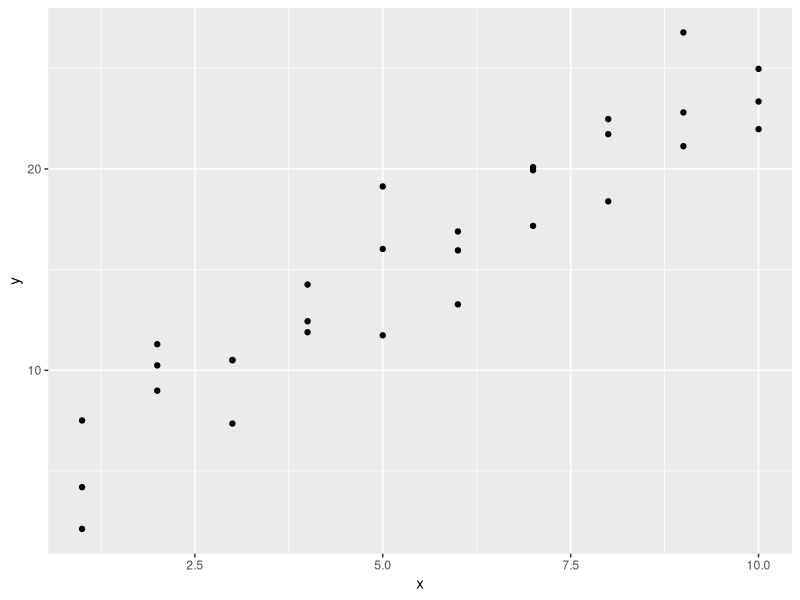
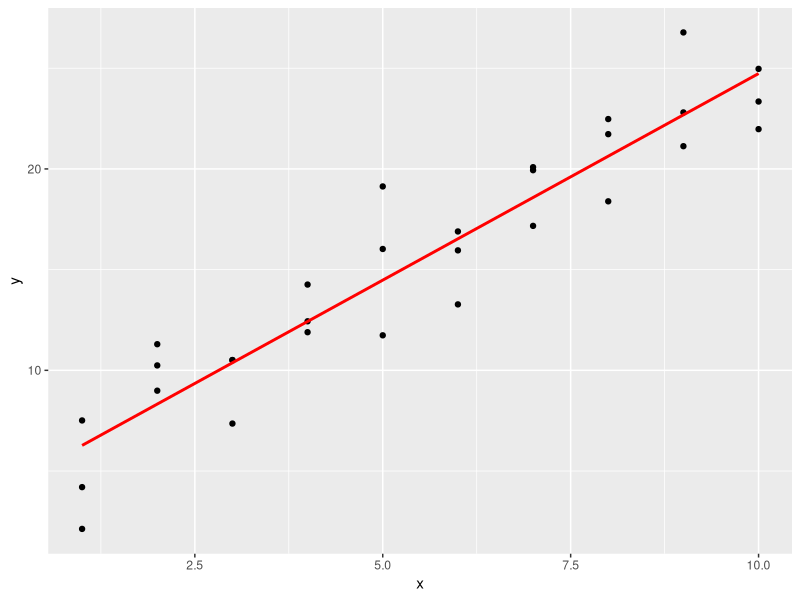
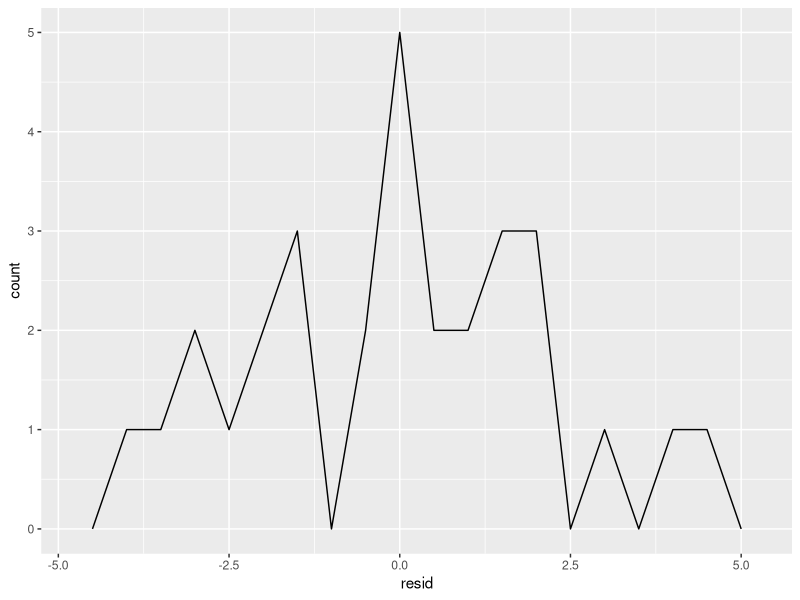
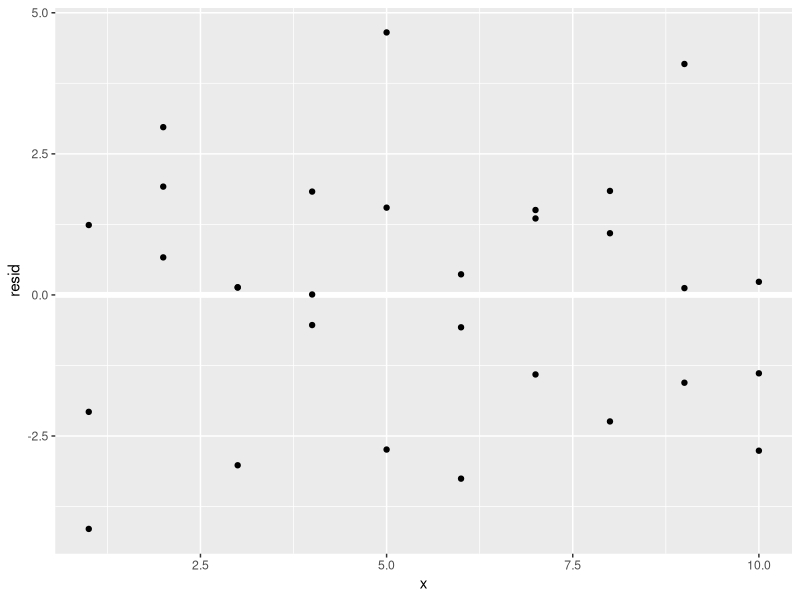
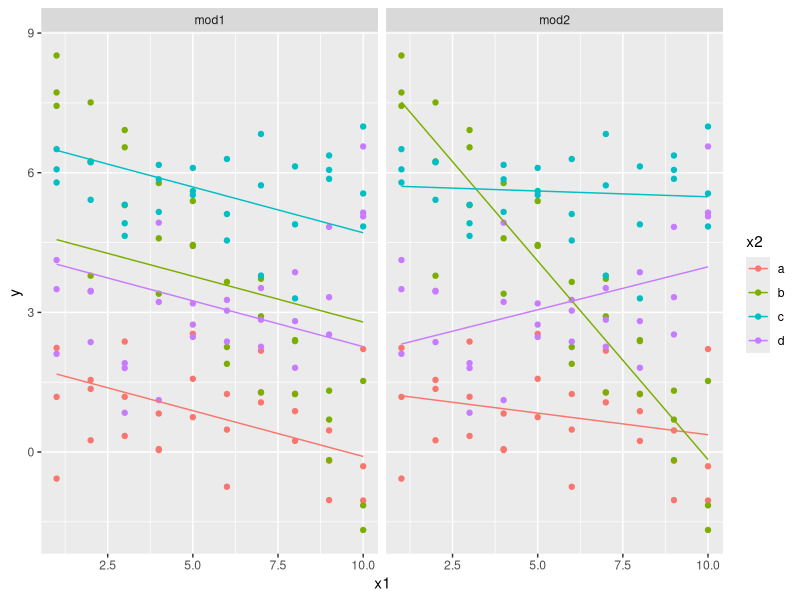
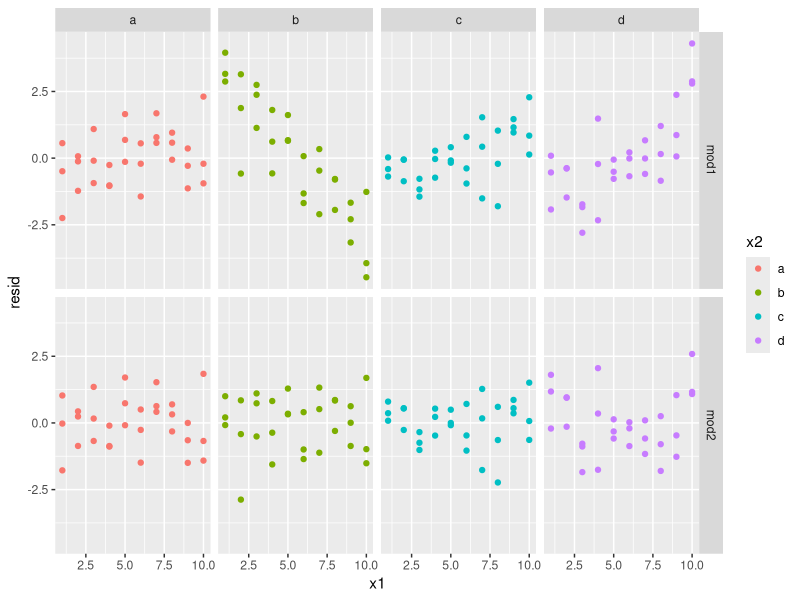

Source code (R) for these figures, in order:
library(tidyverse)
library(modelr)
options(na.action = na.warn)

ggplot(sim1, aes(x, y)) + 
  geom_point()


sim1_mod <- lm(y ~ x, data = sim1)
coef(sim1_mod)

grid <- sim1 %>% 
  data_grid(x) 
grid

grid <- grid %>% 
  add_predictions(sim1_mod) 
grid

ggplot(sim1, aes(x)) +
  geom_point(aes(y = y)) +
  geom_line(aes(y = pred), data = grid, colour = "red", size = 1)

sim1 <- sim1 %>% 
  add_residuals(sim1_mod)
sim1

ggplot(sim1, aes(resid)) + 
  geom_freqpoly(binwidth = 0.5)

ggplot(sim1, aes(x, resid)) + 
  geom_ref_line(h = 0) +
  geom_point() 
mod1 <- lm(y ~ x1 + x2, data = sim3)
mod2 <- lm(y ~ x1 * x2, data = sim3)

grid <- sim3 %>% 
  data_grid(x1, x2) %>% 
  gather_predictions(mod1, mod2)
grid

ggplot(sim3, aes(x1, y, colour = x2)) + 
  geom_point() + 
  geom_line(data = grid, aes(y = pred)) + 
  facet_wrap(~ model)
sim3 <- sim3 %>% 
  gather_residuals(mod1, mod2)

ggplot(sim3, aes(x1, resid, colour = x2)) + 
  geom_point() + 
  facet_grid(model ~ x2)


